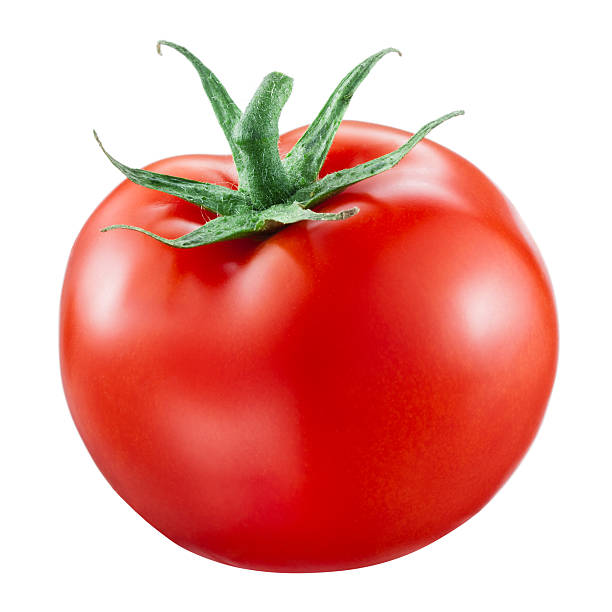
#> input picture LKP6/tomato.jpeg, 612 x 612 px
$ python lkp6_2.py
#> lines starting #> are read from the running program, lines starting #| are printed output that depends on the picture; after the words box and inside, x2 and y2 are one past the last pixel; in counts of white or black regions, pixels touching at a corner belong together
# Import library yang akan digunakan
import cv2
import numpy as np
import matplotlib.pyplot as plt

# Memasukkan gambar ke program
# Membuat gambar baru dalam format HSV dan LAB
rgb_img = cv2.imread("tomato.jpeg")
#> rgb_img is the input picture: shape (612, 612, 3); mean B, G, R 156.7, 163.6, 231.5
hsv_img = cv2.cvtColor(rgb_img, cv2.COLOR_BGR2HSV)
#> hsv_img: shape (612, 612, 3); mean H, S, V 12.9, 93.9, 233.7
lab_img = cv2.cvtColor(rgb_img, cv2.COLOR_BGR2LAB)
#> lab_img: shape (612, 612, 3); mean of channels 0, 1, 2 195.4, 152, 148.5

# Memecah channel tiap format gambar
blue, green, red = cv2.split(rgb_img)
hue, sat, val = cv2.split(hsv_img)
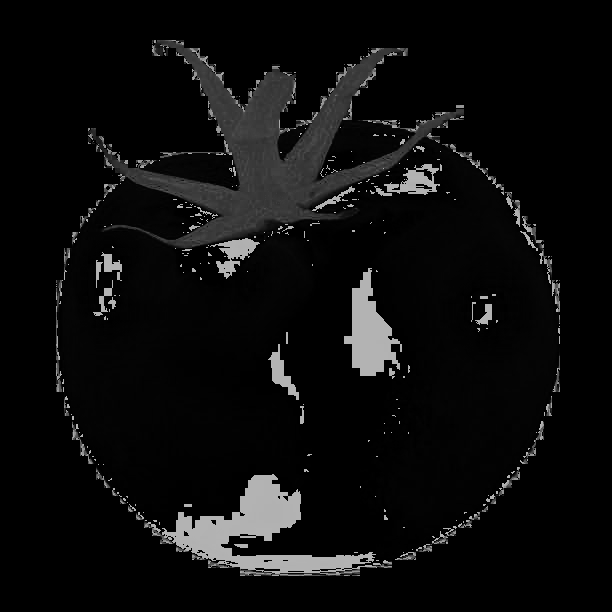
#> hue: shape (612, 612); min 0, max 179, mean 12.9
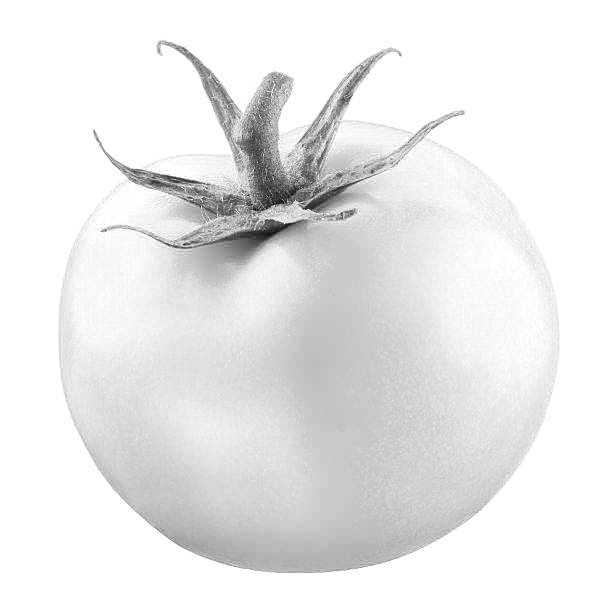
#> val: shape (612, 612); min 9, max 255, mean 233.7
L, A, B = cv2.split(lab_img)
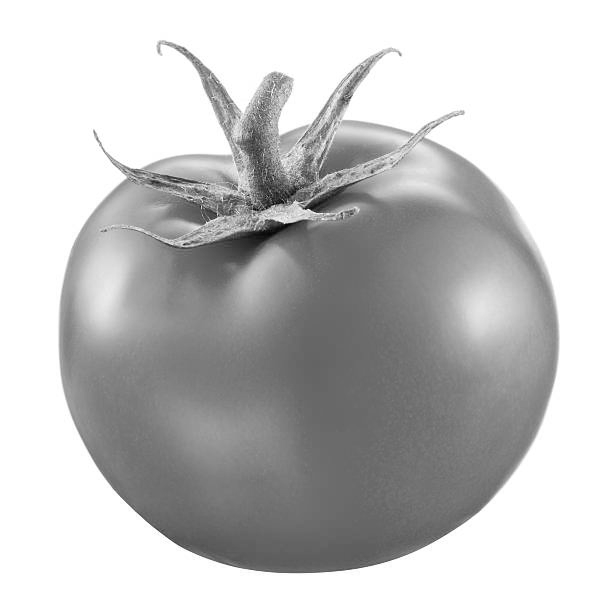
#> L: shape (612, 612); min 5, max 255, mean 195.4
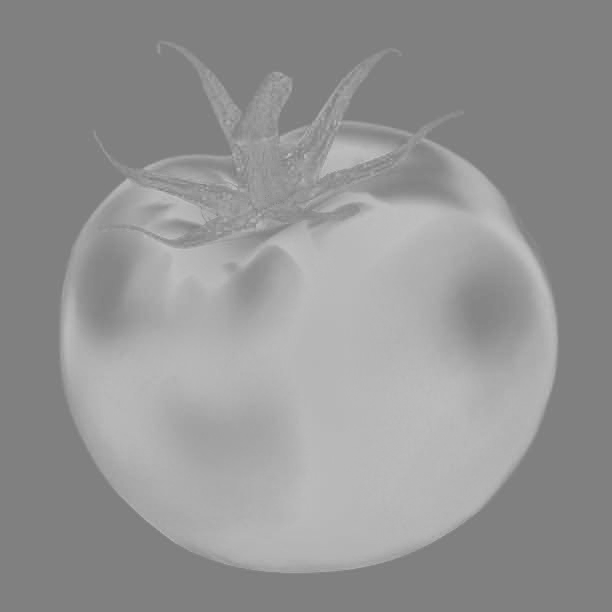
#> B: shape (612, 612); min 119, max 197, mean 148.5

# # Visualisasi gambar dan jumlah pixel dalam bentuk plot
# RGB color space
# fig, ax1 = plt.subplots(2, 3, figsize = (20,8), squeeze = False)
# ax1[0,0].set_title('Red')
# ax1[0,0].imshow(red, cmap='gray', vmin=0, vmax=255)
# ax1[1,0].set_title('Histogram Red')
# ax1[1,0].hist(red.ravel(), 256, [10,256])

# ax1[0,1].set_title('Green')
# ax1[0,1].imshow(green, cmap='gray', vmin=0, vmax=255)
# ax1[1,1].set_title('Histogram Green')
# ax1[1,1].hist(green.ravel(), 256, [10,256])

# ax1[0,2].set_title('Blue')
# ax1[0,2].imshow(blue, cmap='gray', vmin=0, vmax=255)
# ax1[1,2].set_title('Histogram Blue')
# ax1[1,2].hist(blue.ravel(), 256, [10,256])

# # HSV color space
# fig, ax2 = plt.subplots(2, 3, figsize = (20,8), squeeze = False)
# ax2[0,0].set_title('Hue')
# ax2[0,0].imshow(hue, cmap='gray', vmin=0, vmax=255)
# ax2[1,0].set_title('Histogram Hue')
# ax2[1,0].hist(hue.ravel(), 256, [10,256])

# ax2[0,1].set_title('Saturation')
# ax2[0,1].imshow(sat, cmap='gray', vmin=0, vmax=255)
# ax2[1,1].set_title('Histogram Saturation')
# ax2[1,1].hist(sat.ravel(), 256, [10,256])

# ax2[0,2].set_title('Value')
# ax2[0,2].imshow(val, cmap='gray', vmin=0, vmax=255)
# ax2[1,2].set_title('Histogram Value')
# ax2[1,2].hist(val.ravel(), 256, [10,256])

# # LAB color space
fig, ax3 = plt.subplots(2, 3, figsize = (20,8), squeeze = False)
ax3[0,0].set_title('L')
ax3[0,0].imshow(L, cmap='gray', vmin=0, vmax=255)
ax3[1,0].set_title('Histogram L')
ax3[1,0].hist(L.ravel(), 256, [10,256])

ax3[0,1].set_title('A')
ax3[0,1].imshow(A, cmap='gray', vmin=0, vmax=255)
ax3[1,1].set_title('Histogram A')
ax3[1,1].hist(A.ravel(), 256, [10,256])

ax3[0,2].set_title('B')
ax3[0,2].imshow(B, cmap='gray', vmin=0, vmax=255)
ax3[1,2].set_title('Histogram B')
ax3[1,2].hist(B.ravel(), 256, [10,256])

plt.show()
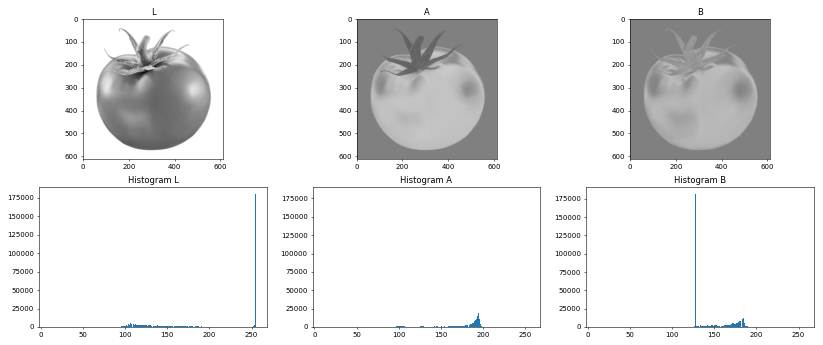
#> figure drawn by matplotlib, 6 panels; panel 4: tallest bar 180361 high, from x = 254.1 to 255; panel 5: tallest bar 181569 high, from x = 127.2 to 128.2; panel 6: tallest bar 181840 high, from x = 127.2 to 128.2

# Dari gambar visualisasi yang didapat, akan digunakan gambar dengan format
# HSV karena bagian yang ingin di mask terlihat lebih jelas untuk dibedakan
# dengan backgroundnya

# Menentukan nilai thresholding
lower_thresh = np.array([135])
upper_thresh = np.array([202])

# Membuat mask gambar
mask = cv2.inRange(A, lower_thresh, upper_thresh)
#> mask: shape (612, 612); 44.6% white; 23 white regions (19 under 20 px), largest, box (x1, y1, x2, y2) and area: (58, 137, 560, 574) 161493, (317, 120, 415, 180) 2952, (140, 154, 239, 191) 2159, (278, 124, 309, 160) 494

# Menerapkan / Segmentasi mask ke gambar yang akan di masking
mask_img1 = cv2.bitwise_and(rgb_img, rgb_img, mask = mask)
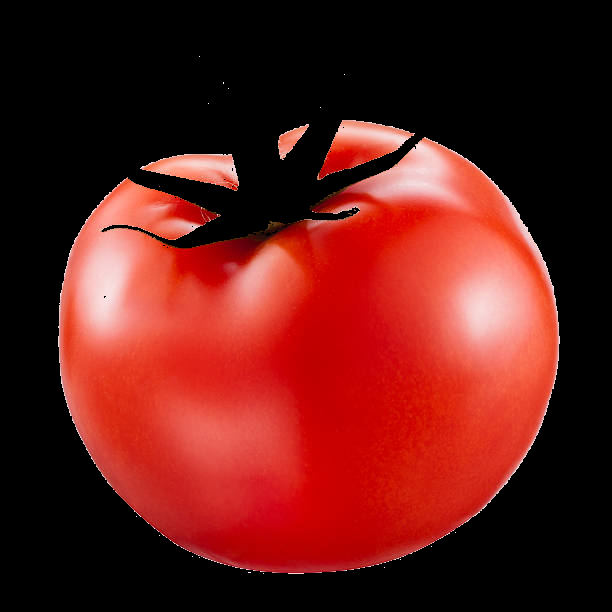
#> mask_img1: shape (612, 612, 3); mean B, G, R 23.3, 27.7, 97.8

# Menampilkan gambar mask dan gambar yang telah di masking
# cv2.imshow("mask1", mask)
# cv2.imshow("mask_img1", mask_img1)

# Melakukan operasi noise removal dengan fungsi medianBlur
mask = cv2.medianBlur(mask, 5)
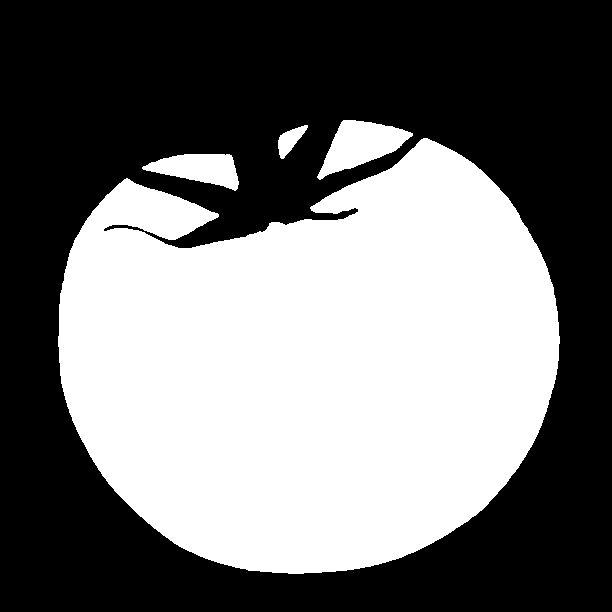
#> mask: shape (612, 612); 44.6% white; 4 white regions, box (x1, y1, x2, y2) and area: (58, 138, 560, 574) 161546, (317, 120, 413, 180) 2943, (142, 154, 239, 191) 2157, (278, 125, 308, 159) 487

# Menerapkan / Segmentasi mask yang baru ke gambar yang akan di masking
mask_img2 = cv2.bitwise_and(rgb_img, rgb_img, mask = mask)

# Menampilkan gambar mask dan gambar yang telah di masking dan dilakukan noise removal
# cv2.imshow("mask2", mask)
# cv2.imshow("mask_img2", mask_img2)


kernel = np.ones((3,3), np.uint8)
closing = cv2.morphologyEx(mask_img2, cv2.MORPH_CLOSE, kernel)
cv2.imshow("closing", closing)

# # Menunggu suatu key untuk ditekan
cv2.waitKey(0)
